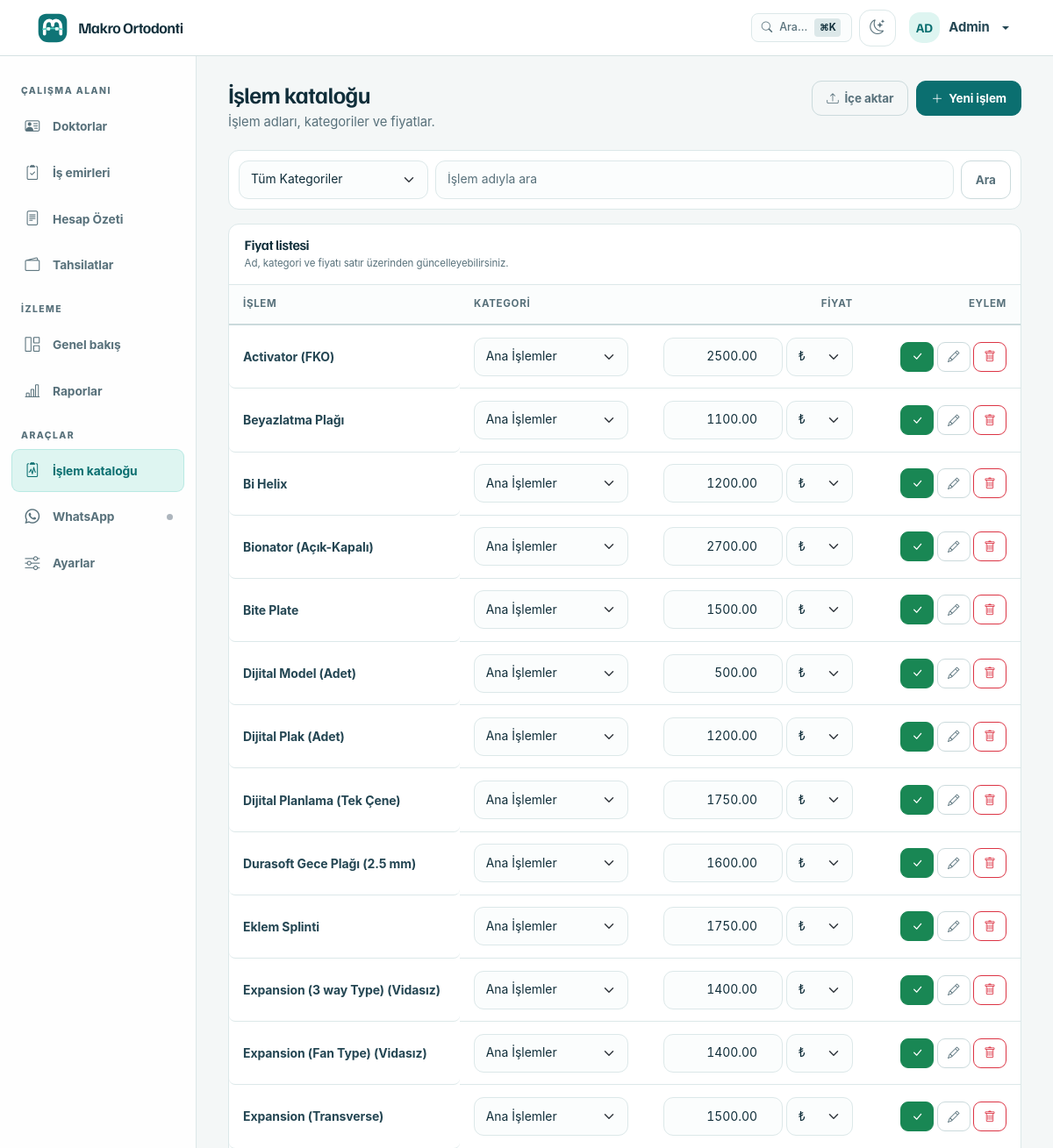
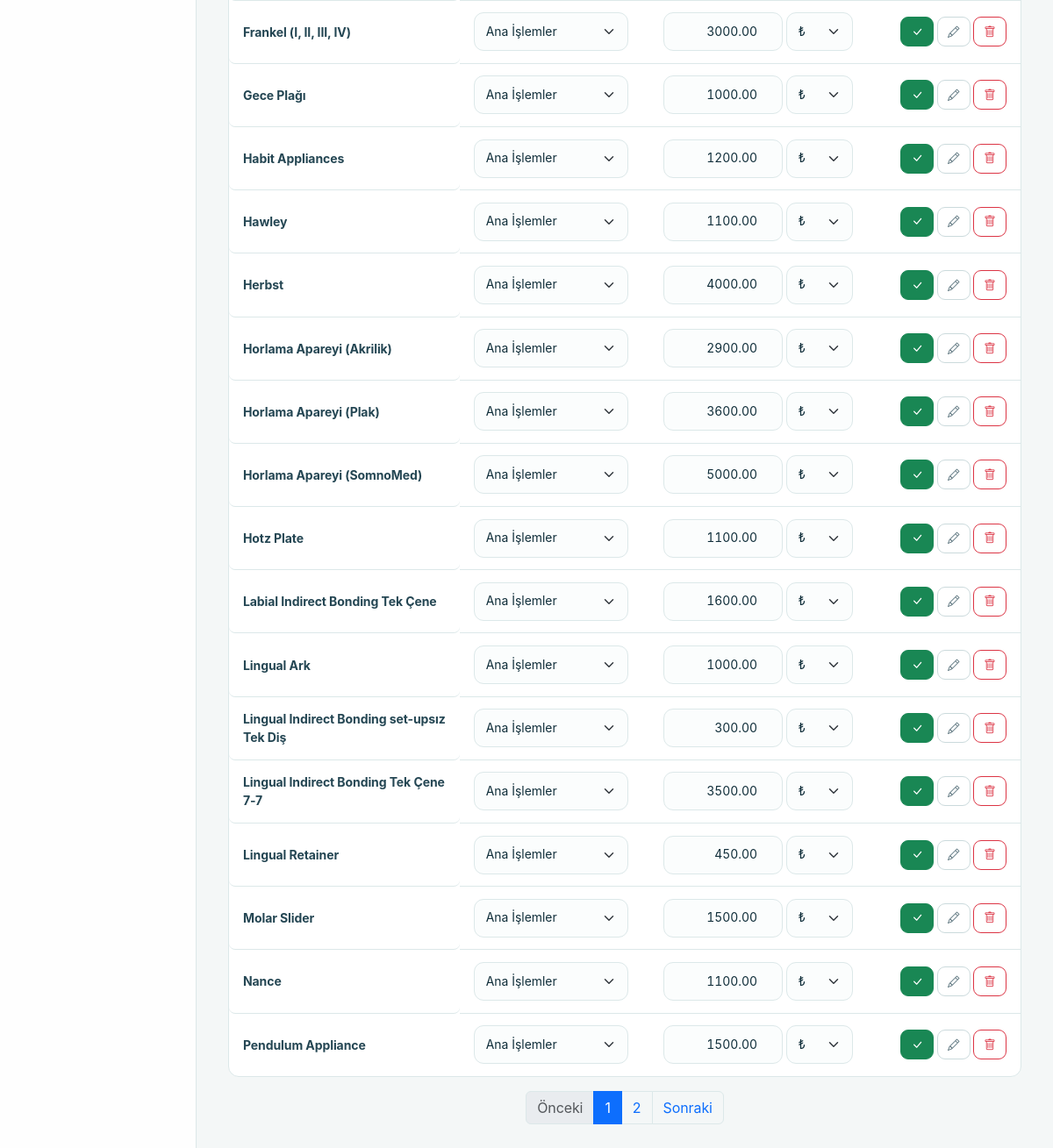
/treatments/ (signed in), run on the app's committed database (2 pictures, top to bottom).
### app/models/models.py (models this page shows, shortened)
class User(UserMixin, Base, TimestampMixin):
    __tablename__ = "users"
    id: Mapped[int] = mapped_column(Integer, primary_key=True, autoincrement=True)
    username: Mapped[str] = mapped_column(String(50), nullable=False, unique=True, index=True)
    password_hash: Mapped[str] = mapped_column(String(256), nullable=False)
    full_name: Mapped[str] = mapped_column(String(150), nullable=False)
    role: Mapped[str] = mapped_column(String(20), nullable=False, default="staff", index=True)
    is_active: Mapped[bool] = mapped_column(Boolean, default=True, nullable=False)
    last_login: Mapped[datetime | None] = mapped_column(DateTime, nullable=True)
    api_token_hash: Mapped[str | None] = mapped_column(String(64), nullable=True, unique=True, index=True)
    ROLE_ADMIN = "admin"
    ROLE_STAFF = "staff"
    VALID_ROLES = [ROLE_ADMIN, ROLE_STAFF]

class Treatment(Base, TimestampMixin):
    __tablename__ = "treatments"
    id: Mapped[int] = mapped_column(Integer, primary_key=True, autoincrement=True)
    name: Mapped[str] = mapped_column(String(200), nullable=False)
    description: Mapped[str | None] = mapped_column(Text, nullable=True)
    category: Mapped[str] = mapped_column(
        String(50), nullable=False, default=TreatmentCategory.ANA_ISLEMLER
    )
    price_eur: Mapped[Decimal] = mapped_column(Numeric(12, 2), nullable=False)
    currency: Mapped[str] = mapped_column(String(3), nullable=False, default="TL")
    is_active: Mapped[bool] = mapped_column(Boolean, default=True, nullable=False, index=True)
    @property
    def base_price(self) -> Decimal:
        """Catalog base price (stored in price_eur column)."""
        return self.price_eur
    patient_treatments: Mapped[list["PatientTreatment"]] = relationship(
        back_populates="treatment", lazy="selectin"
    )
    invoice_items: Mapped[list["InvoiceItem"]] = relationship(
        back_populates="treatment", lazy="selectin"
    )
    __table_args__ = (
        UniqueConstraint("name", name="uq_treatment_name"),
    )

### app/routes/treatments.py (the view)
@treatments_bp.route("/")
@login_required
@permissions_required("clinical.view")
def list_treatments():
    category = request.args.get("category", "")
    search = request.args.get("search", "").strip()
    query = db.select(Treatment).where(Treatment.is_active.is_(True))
    if category:
        query = query.where(Treatment.category == category)
    if search:
        from app.services.search_service import tr_contains
        query = query.where(tr_contains(Treatment.name, search))
    from app.services.search_service import tr_order
    query = query.order_by(Treatment.category, tr_order(Treatment.name))
    pagination = db.paginate(query, page=max(request.args.get("page", 1, type=int), 1), per_page=30, max_per_page=100, error_out=False)
    treatments = pagination.items
    categories = TreatmentCategory.ALL
    category_labels = {
        "ana_islemler": "Ana İşlemler",
        "ekstra_islemler": "Ekstra İşlemler",
    }
    return render_template(
        "treatments/list.html",
        treatments=treatments,
        categories=categories,
        category_labels=category_labels,
        selected_category=category,
        search=search,
        pagination=pagination,
    )

### app/__init__.py (called while the page is built, shortened)
def _get_cached_setting(key: str, default: str = "") -> str:
    now = time.monotonic()
    cached = _settings_cache.get(key)
    if cached and (now - cached[0]) < _SETTINGS_CACHE_TTL:
        return cached[1]

def _page_url(page: int) -> str:
    args = request.args.to_dict(flat=True)
    args.pop("partial", None)
    args["page"] = page
    return url_for(request.endpoint, **(request.view_args or {}), **args)

### app/authz.py (called while the page is built)
def has_permission(user, permission: str) -> bool:
    permissions = ROLE_PERMISSIONS.get(getattr(user, "role", None), frozenset())
    return "*" in permissions or permission in permissions

def permissions_required(*permissions: str):
    def decorator(view_func):
        @wraps(view_func)
        def wrapped(*args, **kwargs):
            if not current_user.is_authenticated:
                return redirect(url_for("auth.login"))
            if not all(has_permission(current_user, permission) for permission in permissions):
                flash("Bu işlem için yetkiniz bulunmuyor.", "danger")
                return redirect(url_for("dashboard.index"))
            return view_func(*args, **kwargs)
        return wrapped
    return decorator

### app/services/exchange_service.py (called while the page is built, shortened)
def get_rate_health(max_age_days: int = 2) -> dict:
    latest = db.session.execute(
        db.select(ExchangeRate)
        .order_by(ExchangeRate.rate_date.desc())
        .limit(1)
    ).scalar_one_or_none()
    age_days = (date.today() - latest.rate_date).days
    return {
        "exists": True,
        "is_stale": age_days > max_age_days,
        "age_days": age_days,
        "last_date": latest.rate_date,
        "last_rate": Decimal(str(latest.eur_to_try)),
    }

def ensure_daily_rate(max_age_days: int = 2) -> dict:
    global _last_auto_check_date
    today = date.today()
    if _last_auto_check_date == today:
        return get_rate_health(max_age_days=max_age_days)

### app/services/search_service.py (called while the page is built)
def tr_collation_key(value) -> str:
    if value is None:
        return ""
    text = str(value).translate(_TR_LOWER).lower()
    out = []
    for ch in text:
        rank = _SORT_RANK.get(ch)
        if rank is None:
            out.append(chr(0x30 + _UNKNOWN_RANK))
            out.append(ch)
        else:
            out.append(chr(0x30 + rank))
    return "".join(out)

def _sqlite_tr_sort_key(value):
    if value is None:
        return None
    return tr_collation_key(value)

def _is_sqlite() -> bool:
    from app.extensions import db
    return db.engine.dialect.name == "sqlite"

### app/templates/treatments/list.html (shortened to what this page needs)
{% extends "base.html" %}
{% block content %}
<header class="workspace-header">
    <div><h1>İşlem kataloğu</h1><p>İşlem adları, kategoriler ve fiyatlar.</p></div>
    <div class="workspace-actions">
        <a href="{{ url_for('treatments.import_treatments') }}" class="btn btn-outline-secondary">
            <i class="bi bi-upload"></i> İçe aktar
        </a>
        <a href="{{ url_for('treatments.add_treatment') }}" class="btn btn-primary">
            <i class="bi bi-plus-lg"></i> Yeni işlem
        </a>
    </div>
</header>
<div class="toolbar-panel catalog-toolbar">
        <form method="GET" action="{{ url_for('treatments.list_treatments') }}" class="d-flex gap-2">
                <div class="catalog-toolbar__category">
                    <select id="catalog-category" name="category" class="form-select" onchange="this.form.submit()">
                        <option value="">Tüm Kategoriler</option>
                    </select>
                </div>
                <div class="catalog-toolbar__search flex-grow-1">
                    <input id="catalog-search" type="text" class="form-control" name="search" value="{{ search }}" placeholder="İşlem adıyla ara" autocomplete="off">
                </div>
                <button type="submit" class="btn btn-outline-secondary">Ara</button>
        </form>
</div>
<div class="work-panel">
    <div class="work-panel__header"><div><h2>Fiyat listesi</h2><p>Ad, kategori ve fiyatı satır üzerinden güncelleyebilirsiniz.</p></div></div>
        <div class="table-responsive">
            <table class="table table-hover align-middle mb-0 catalog-table" id="treatmentsTable">
                <thead class="table-light">
                    <tr>
                        <th style="width:30%">İşlem</th>
                        <th style="width:15%">Kategori</th>
                        <th style="width:20%" class="text-end">Fiyat</th>
                        <th style="width:20%" class="text-end">Eylem</th>
                    </tr>
                </thead>
                <tbody>
                    {% for treatment in treatments %}
                    <tr data-id="{{ treatment.id }}">
                        <td class="fw-bold editable" data-field="name" contenteditable="true">{{ treatment.name }}</td>
                        <td>
                            <select class="form-select form-select-sm editable-select catalog-category-control" data-field="category">
                                {% for cat in categories %}
                                <option value="{{ cat }}" {% if treatment.category == cat %}selected{% endif %}>{{ category_labels.get(cat, cat) }}</option>
                                {% endfor %}
                            </select>
                        </td>
                        <td class="text-end">
                            <div class="d-flex align-items-center justify-content-end gap-1 catalog-price-group">
                                <input type="number" step="0.01" min="0" class="form-control form-control-sm text-end editable-input catalog-price-control" data-field="price_eur" value="{{ treatment.price_eur }}">
                                <select class="form-select form-select-sm editable-select catalog-currency-control" data-field="currency">
                                    <option value="TL" {% if treatment.currency == 'TL' %}selected{% endif %}>₺</option>
                                </select>
                            </div>
                        </td>
                        <td class="text-end">
                            <button class="btn btn-sm btn-success save-row d-none" title="Kaydet" aria-label="Satırdaki değişiklikleri kaydet">
                                <i class="bi bi-check-lg"></i>
                            </button>
                            <a href="{{ url_for('treatments.edit_treatment', treatment_id=treatment.id) }}" class="btn btn-sm btn-outline-secondary" title="Ayrıntılı düzenle" aria-label="{{ treatment.name }} ayrıntılarını düzenle">
                                <i class="bi bi-pencil"></i>
                            </a>
                            <form method="POST" action="{{ url_for('treatments.delete_treatment', treatment_id=treatment.id) }}" class="d-inline" data-confirm="Bu işlemi silmek istediğinize emin misiniz?">
                                <button type="submit" class="btn btn-sm btn-outline-danger" title="Sil" aria-label="{{ treatment.name }} işlemini sil">
                                    <i class="bi bi-trash"></i>
                                </button>
                            </form>
                        </td>
                    </tr>
                    {% endfor %}
                </tbody>
            </table>
        </div>
</div>
{% include "components/pagination.html" %}
{% endblock %}

### app/templates/components/navbar.html (shortened to what this page needs)
<nav class="navbar fixed-top" aria-label="Üst menü">
    <div class="container-fluid">
        <a class="navbar-brand d-flex align-items-center" href="{{ url_for('dashboard.index') }}" aria-label="{{ clinic_name }} ana sayfa">
            <span class="brand-mark" aria-hidden="true"></span>
            <span class="brand-copy"><span>{{ clinic_name }}</span></span>
        </a>
        <ul class="navbar-nav ms-auto flex-row align-items-center gap-2">
                {% if current_user.is_authenticated %}
                <li class="nav-item">
                    <button class="cmd-k-trigger" type="button" data-bs-toggle="modal" data-bs-target="#commandPaletteModal" title="Hızlı Arama (Cmd+K)">
                        <i class="bi bi-search"></i>
                        <span class="d-none d-sm-inline">Ara...</span>
                        <span class="cmd-k-badge">⌘K</span>
                    </button>
                </li>
                <li class="nav-item">
                    <button class="theme-toggle" type="button" aria-label="Tema değiştir" title="Açık/Koyu tema">
                        <i class="bi bi-moon-stars" aria-hidden="true"></i>
                    </button>
                </li>
                <li class="nav-item dropdown">
                    <a class="nav-link dropdown-toggle user-menu" href="#" data-bs-toggle="dropdown" aria-expanded="false" aria-label="{{ current_user.full_name }} kullanıcı menüsü">
                        <span class="user-avatar" aria-hidden="true">{{ current_user.full_name[:2]|upper }}</span>
                        <span class="user-name">{{ current_user.full_name }}</span>
                    </a>
                </li>
                {% endif %}
        </ul>
    </div>
</nav>

### data on the page
User: full_name "AD", full_name "Admin"
Treatment: name "Activator (FKO)", category "Ana İşlemler", price_eur "2500.00", currency "₺"
Treatment: name "Beyazlatma Plağı", category "Ana İşlemler", price_eur "1100.00", currency "₺"
Treatment: name "Bi Helix", category "Ana İşlemler", price_eur "1200.00", currency "₺"
Treatment: name "Bionator (Açık-Kapalı)", category "Ana İşlemler", price_eur "2700.00", currency "₺"
Treatment: name "Bite Plate", category "Ana İşlemler", price_eur "1500.00", currency "₺"
Treatment: name "Dijital Model (Adet)", category "Ana İşlemler", price_eur "500.00", currency "₺"
Treatment: name "Dijital Plak (Adet)", category "Ana İşlemler", price_eur "1200.00", currency "₺"
Treatment: name "Dijital Planlama (Tek Çene)", category "Ana İşlemler", price_eur "1750.00", currency "₺"
Treatment: name "Durasoft Gece Plağı (2.5 mm)", category "Ana İşlemler", price_eur "1600.00", currency "₺"
Treatment: name "Eklem Splinti", category "Ana İşlemler", price_eur "1750.00", currency "₺"
Treatment: name "Expansion (3 way Type) (Vidasız)", category "Ana İşlemler", price_eur "1400.00", currency "₺"
Treatment: name "Expansion (Fan Type) (Vidasız)", category "Ana İşlemler", price_eur "1400.00", currency "₺"
Treatment: name "Expansion (Transverse)", category "Ana İşlemler", price_eur "1500.00", currency "₺"
Treatment: name "Frankel (I, II, III, IV)", category "Ana İşlemler", price_eur "3000.00", currency "₺"
Treatment: name "Gece Plağı", category "Ana İşlemler", price_eur "1000.00", currency "₺"
Treatment: name "Habit Appliances", category "Ana İşlemler", price_eur "1200.00", currency "₺"
Treatment: name "Hawley", category "Ana İşlemler", price_eur "1100.00", currency "₺"
Treatment: name "Herbst", category "Ana İşlemler", price_eur "4000.00", currency "₺"
Treatment: name "Horlama Apareyi (Akrilik)", category "Ana İşlemler", price_eur "2900.00", currency "₺"
Treatment: name "Horlama Apareyi (Plak)", category "Ana İşlemler", price_eur "3600.00", currency "₺"
Treatment: name "Horlama Apareyi (SomnoMed)", category "Ana İşlemler", price_eur "5000.00", currency "₺"
Treatment: name "Hotz Plate", category "Ana İşlemler", price_eur "1100.00", currency "₺"
Treatment: name "Labial Indirect Bonding Tek Çene", category "Ana İşlemler", price_eur "1600.00", currency "₺"
Treatment: name "Lingual Ark", category "Ana İşlemler", price_eur "1000.00", currency "₺"
Treatment: name "Lingual Indirect Bonding set-upsız Tek Diş", category "Ana İşlemler", price_eur "300.00", currency "₺"
Treatment: name "Lingual Indirect Bonding Tek Çene 7-7", category "Ana İşlemler", price_eur "3500.00", currency "₺"
Treatment: name "Lingual Retainer", category "Ana İşlemler", price_eur "450.00", currency "₺"
Treatment: name "Molar Slider", category "Ana İşlemler", price_eur "1500.00", currency "₺"
Treatment: name "Nance", category "Ana İşlemler", price_eur "1100.00", currency "₺"
Treatment: name "Pendulum Appliance", category "Ana İşlemler", price_eur "1500.00", currency "₺"

### other printed values
{{ clinic_name }} "Makro Ortodonti"
{{ p }} "1" "2"
